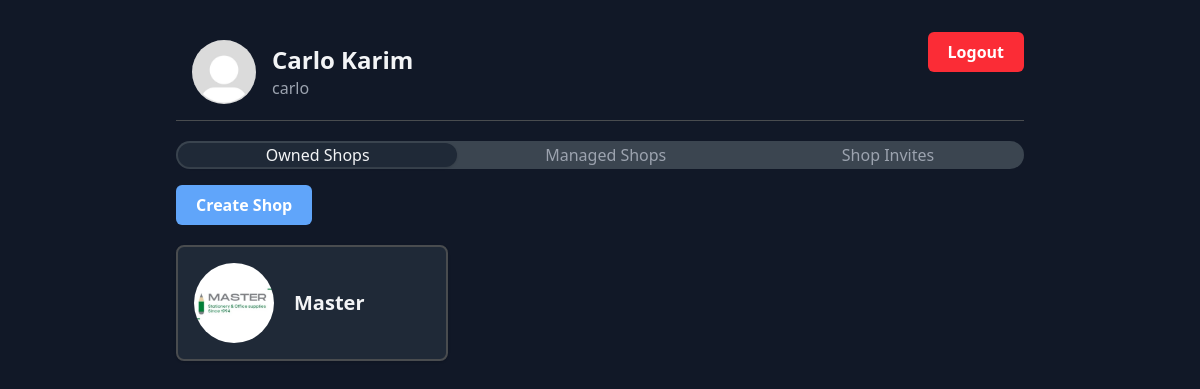
The page /home/owned-shops/ (signed in) on the database its author committed.
### pos/models.py (models this page shows, shortened)
class User(AbstractUser):
    full_name = models.CharField(max_length=100)
    pfp = models.ImageField(upload_to="pfps/", null=True, blank=True)
    can_create_shops = models.BooleanField(blank=True, default=True)
    def get_pfp_url(self):
        if self.pfp:
            return self.pfp.url
        return "/media/defaults/pfp.jpg"

class Shop(models.Model):
    name = models.CharField(max_length=100)
    owner = models.ForeignKey(User, on_delete=models.CASCADE, related_name="shops")
    managers = models.ManyToManyField(User, through='ShopManager')
    created_at = models.DateTimeField(auto_now_add=True)
    logo = models.ImageField(upload_to="logos/", null=True, blank=True)
    slug = models.SlugField(unique=True, blank=True)
    discount_percentage = models.DecimalField(max_digits=4, decimal_places=2, default=0)
    tax_percentage = models.DecimalField(max_digits=4, decimal_places=2, default=0)
    currency_code = models.CharField(max_length=10) # Examples: EGP, $, ect...
    def get_logo_url(self):
        if self.logo:
            return self.logo.url
        return "/media/defaults/logo.jpg"

### pos/views.py (the view)
# urls.py: path('home/owned-shops/', views.owned_shops, name='owned_shops'),
@login_required
@require_http_methods(["GET", "POST"])
def owned_shops(request):
    if not request.user.is_authenticated:
        return redirect('login')
    owned_shops = request.user.shops.all()
    return render(request, "pos/home/owned_shops.html", {'owned_shops': owned_shops,})

### pos/templates/pos/home/owned_shops.html (shortened to what this page needs)
{% extends 'pos/home/home_base.html' %}
{% block content %}
    {% if user.can_create_shops %}
        <form action="{% url 'create_shop' %}" method="post">
            <button type="submit" class="bg-primary text-primary-text hover:bg-primary-hover rounded-md cursor-pointer font-semibold py-2 px-5">Create Shop</button>
        </form>
    {% endif %}
    <div class="mt-5 grid grid-cols-1 sm:grid-cols-2 md:grid-cols-3 gap-4">
        {% for shop in owned_shops %}
            <a href="{% url 'dashboard' shop.slug %}" class="bg-surface border-2 border-border hover:border-primary hover:border-2 p-4 rounded-lg shadow-sm flex flex-col justify-center items-center">
                <div class="flex w-full justify-start items-center gap-5">
                    <img src="{{ shop.get_logo_url }}" alt="Shop logo" class="h-20 w-20 rounded-full">
                    <div class="flex flex-col">
                        <span class="text-text font-semibold text-xl">{{ shop.name }}</span>
                    </div>
                </div>
            </a>
        {% endfor %}
    </div>
{% endblock %}

### pos/templates/pos/home/home_base.html (shortened to what this page needs)
{% extends 'pos/base.html' %}
{% block body %}
    <div class="p-6 flex flex-col max-w-4xl mx-auto">
        <header class="flex justify-between mb-5 border-b border-border py-2">
            <div class="flex items-center gap-4 hover:bg-hover rounded-md px-4 py-2 cursor-pointer">
                <img src="{{ user.get_pfp_url }}" alt="pfp" class="h-16 rounded-full">
                <div class="flex flex-col items-start">
                    <h1 class="text-text font-bold text-2xl">{{ user.full_name }}</h1>
                    <span class="text-secondary-text">{{ user.username }}</span>
                </div>
            </div>
            <form action="{% url 'logout' %}" method="post">
                <button type="submit" class="bg-red-500 hover:bg-red-600 active:ring-red-400 active:ring-2 active:ring-offset-1 text-primary-text rounded-md cursor-pointer font-semibold py-2 px-5">Logout</button>
            </form>
        </header>
        {% url 'owned_shops' as owned_shops_url %}
        {% url 'managed_shops' as managed_shops_url %}
        {% url 'manager_invites' as manager_invites_url %}
        <main>
            <div class="w-full flex flex-1 bg-secondary-surface rounded-full p-0.5 mb-4">
                <a href="{{ owned_shops_url }}" class="{% if request.path == owned_shops_url %}bg-surface shadow-sm text-text{% endif %}  grow rounded-full flex justify-center">Owned Shops</a>
                <a href="{{ managed_shops_url }}" class=" {% if request.path != managed_shops_url %}hover:bg-hover text-secondary-text{% endif %} grow rounded-full flex justify-center">Managed Shops</a>
                <a href="{{ manager_invites_url }}" class=" {% if request.path != manager_invites_url %}hover:bg-hover text-secondary-text{% endif %} grow rounded-full flex justify-center">Shop Invites</a>
            </div>
            {% block content %}
            {% endblock %}
        </main>
    </div>
{% endblock %}

### rows shown on the page
User: full_name "Carlo Karim", username "carlo"
Shop: get_logo_url (picture), name "Master"
